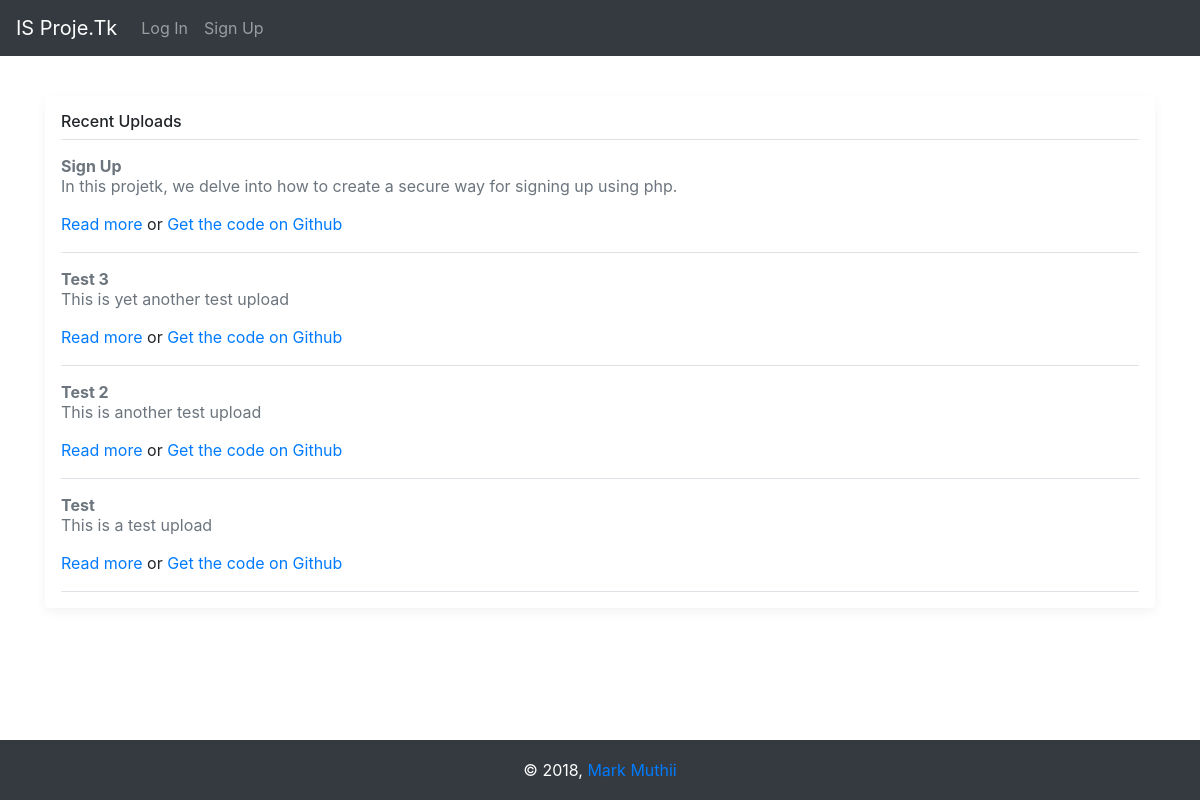
The page / on the database its author committed.
### tables this page shows
CREATE TABLE `projects` (
  `id` int(10) NOT NULL,
  `title` varchar(255) NOT NULL,
  `post_link` varchar(255) DEFAULT NULL,
  `github_link` varchar(255) DEFAULT NULL,
  `description` longtext
);

### controls/ctrl.fetchuploads.php (called while the page is built, shortened)
<?php
require_once "db/connect.php";
function get_project_uploads() {
	global $db;
	$sql = $db->query("SELECT * FROM projects ORDER BY id DESC");
	return $sql;
}
?>

### index.php (the view, shortened to what this page needs)
<?php
  require_once "controls/ctrl.fetchuploads.php";
  $uploads = get_project_uploads();
?>
<!doctype html>
<html lang="en">
  <head>
    <link rel="stylesheet" href="https://stackpath.bootstrapcdn.com/bootstrap/4.1.2/css/bootstrap.min.css">
    <link href="assets/css/style.css" rel="stylesheet">
  </head>
  <body>
    <?php
      include 'inc/header.php';
    ?>
    <main role="main" class="container">
      <div class="my-3 p-3 bg-white rounded box-shadow">
        <h6 class="border-bottom border-gray pb-2 mb-0">Recent Uploads</h6>
        <?php foreach ($uploads as $upload): ?>
          <div class="entry border-bottom border-gray">
            <div class="media text-muted pt-3">
              <p class="media-body mb-0 lh-125">
                <strong class="d-block text-gray-dark"><?php echo $upload["title"]; ?></strong>
                <?php echo $upload["description"]; ?>
              </p>
            </div>
            <p class="d-block text-left mt-3">
              <a href="<?php echo $upload["post_link"]; ?>">Read more</a> or <a href="<?php echo $upload["github_link"]; ?>">Get the code on Github</a>
            </p>
          </div>
        <?php endforeach ?>
      </div>
    </main>
    <?php
      include 'inc/footer.php';
    ?>
  </body>
</html>

### inc/header.php (shortened to what this page needs)
<nav class="navbar navbar-expand-md navbar-dark bg-dark fixed-top">
  <a class="navbar-brand" href="/">IS Proje.Tk</a>
  <div class="collapse navbar-collapse" id="is_nav">
  	<ul class="navbar-nav mr-auto">
			<?php
		  	if (isset($_SESSION["username"])) {
		  		echo '
			  		<li class="nav-item">
				  		<a href="/logout.php" class="nav-link">Log Out</a>
				  	</li>
					';
		  	}else{
		  		echo '
			  		<li class="nav-item">
				  		<a href="/login.php" class="nav-link">Log In</a>
				  	</li>
				  	<li class="nav-item">
				  		<a href="/signup.php" class="nav-link">Sign Up</a>
				  	</li>
					';
		  	}
		  ?>
  	</ul>
  </div>
</nav>

### inc/footer.php
<footer class="footer">
  <div class="container text-center">
    &copy; <span id="copy"></span>, <a href="https://markmuthii.com" target="_blank">Mark Muthii</a>
  </div>
</footer>

### assets/css/style.css (style rules this page uses)
html, body { overflow-x: hidden; }
html { position: relative; min-height: 100%; }
body { padding-top: 5rem; margin-bottom: 60px; }
.border-bottom { border-bottom: 1px solid #e5e5e5; }
.box-shadow { box-shadow: 0 .25rem .75rem rgba(0, 0, 0, .05); }
.lh-125 { line-height: 1.25; }
.footer { position: absolute; color: white; bottom: 0; width: 100%; height: 60px; line-height: 60px; background-color: #343a40; }

### rows shown on the page
projects: title "Sign Up", description "In this projetk, we delve into how to create a secure way for signing up using php."
projects: title "Test 3", description "This is yet another test upload"
projects: title "Test 2", description "This is another test upload"
projects: title "Test", description "This is a test upload"
